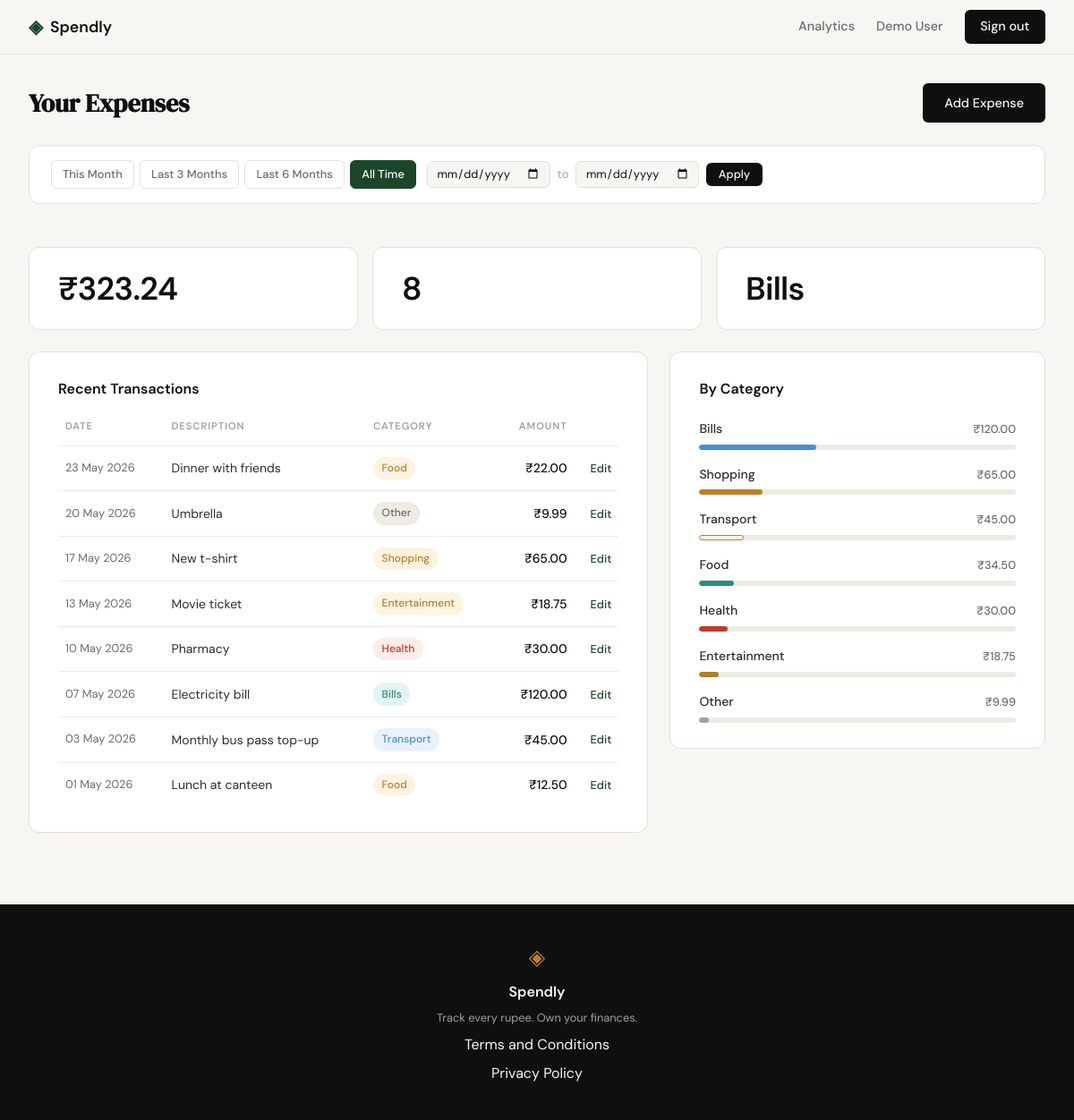
The page /profile (signed in) on the database as committed earlier.
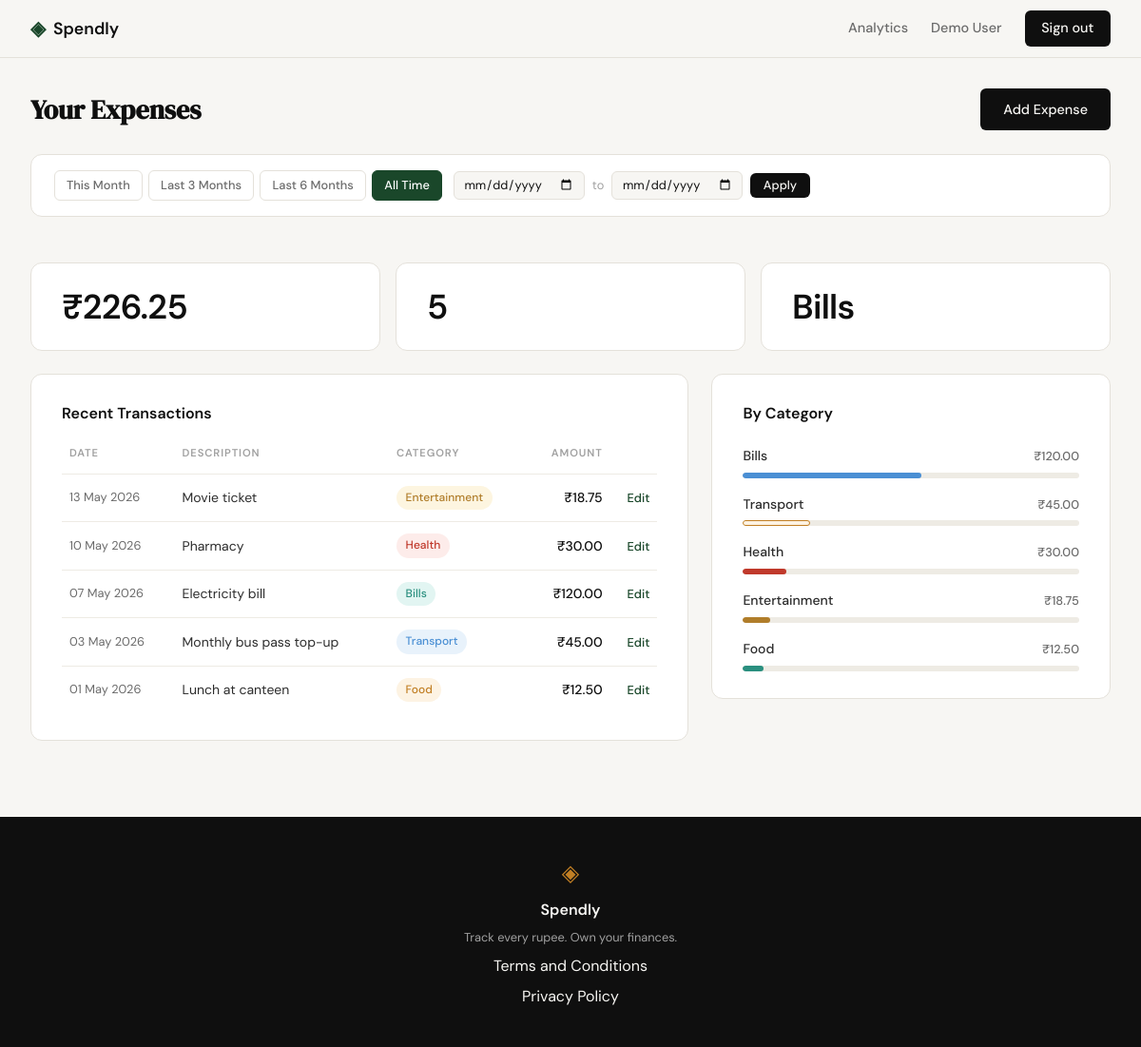
The same page on the database as committed later.
### tables this page shows
CREATE TABLE expenses (
            id          INTEGER PRIMARY KEY AUTOINCREMENT,
            user_id     INTEGER NOT NULL REFERENCES users(id),
            amount      REAL    NOT NULL,
            category    TEXT    NOT NULL,
            date        TEXT    NOT NULL,
            description TEXT,
            created_at  TEXT    DEFAULT (datetime('now'))
        );

### app.py (the view)
@app.route("/profile")
def profile():
    if not session.get("user_id"):
        return redirect(url_for("login"))
    user_id = session["user_id"]
    date_from = _parse_date(request.args.get("date_from", ""))
    date_to   = _parse_date(request.args.get("date_to",   ""))
    if date_from and date_to and date_from > date_to:
        flash("Start date must be before end date.", "error")
        date_from = date_to = None
    df_str = date_from.strftime("%Y-%m-%d") if date_from else None
    dt_str = date_to.strftime("%Y-%m-%d")   if date_to   else None
    today = date.today()
    preset_this_month = {
        "date_from": today.replace(day=1).strftime("%Y-%m-%d"),
        "date_to":   today.strftime("%Y-%m-%d"),
    }
    preset_last_3 = {
        "date_from": _months_ago(today, 3).strftime("%Y-%m-%d"),
        "date_to":   today.strftime("%Y-%m-%d"),
    }
    preset_last_6 = {
        "date_from": _months_ago(today, 6).strftime("%Y-%m-%d"),
        "date_to":   today.strftime("%Y-%m-%d"),
    }
    if df_str is None and dt_str is None:
        active_filter = "all"
    elif df_str == preset_this_month["date_from"] and dt_str == preset_this_month["date_to"]:
        active_filter = "this_month"
    elif df_str == preset_last_3["date_from"] and dt_str == preset_last_3["date_to"]:
        active_filter = "last_3"
    elif df_str == preset_last_6["date_from"] and dt_str == preset_last_6["date_to"]:
        active_filter = "last_6"
    else:
        active_filter = "custom"
    db_user = get_user_by_id(user_id)
    if db_user is None:
        abort(404)
    member_since = datetime.strptime(db_user["created_at"], "%Y-%m-%d %H:%M:%S").strftime("%d %b %Y")
    user = {
        "name": db_user["name"],
        "email": db_user["email"],
        "member_since": member_since,
    }
    transactions = [
        {
            "id":          row["id"],
            "date":        datetime.strptime(row["date"], "%Y-%m-%d").strftime("%d %b %Y"),
            "description": row["description"] or "",
            "category":    row["category"],
            "amount":      f"₹{row['amount']:,.2f}",
        }
        for row in get_expenses_by_user(user_id, date_from=df_str, date_to=dt_str)
    ]
    raw_stats = get_expense_stats(user_id, date_from=df_str, date_to=dt_str)
    stats = {
        "total_spent":       f"₹{raw_stats['total_spent']:,.2f}",
        "transaction_count": raw_stats["transaction_count"],
        "top_category":      raw_stats["top_category"],
    }
    raw_categories = get_category_breakdown(user_id, date_from=df_str, date_to=dt_str)
    grand_total = sum(row["total"] for row in raw_categories)
    categories = [
        {
            "name":       row["category"],
            "amount":     f"₹{row['total']:,.2f}",
            "percentage": round(row["total"] / grand_total * 100) if grand_total else 0,
        }
        for row in raw_categories
    ]
    return render_template(
        "profile.html",
        user=user,
        stats=stats,
        transactions=transactions,
        categories=categories,
        active_filter=active_filter,
        date_from=df_str or "",
        date_to=dt_str or "",
        preset_this_month=preset_this_month,
        preset_last_3=preset_last_3,
        preset_last_6=preset_last_6,
    )

### app.py (called while the page is built)
def _parse_date(value):
    if not value:
        return None
    try:
        return datetime.strptime(value, "%Y-%m-%d").date()
    except ValueError:
        return None

def _months_ago(today, n):
    m, y = today.month - n, today.year
    if m <= 0:
        m += 12
        y -= 1
    try:
        return date(y, m, today.day)
    except ValueError:
        return date(y, m, 1)

### database/db.py (called while the page is built)
def get_db():
    conn = sqlite3.connect(_DB_PATH)
    conn.row_factory = sqlite3.Row
    conn.execute("PRAGMA foreign_keys = ON")
    return conn

def get_user_by_id(user_id):
    conn = get_db()
    user = conn.execute(
        "SELECT id, name, email, created_at FROM users WHERE id = ?",
        (user_id,),
    ).fetchone()
    conn.close()
    return user

def _date_clause(date_from, date_to):
    if date_from and date_to:
        return " AND date BETWEEN ? AND ?", (date_from, date_to)
    return "", ()

def get_expenses_by_user(user_id, date_from=None, date_to=None):
    extra_sql, extra_params = _date_clause(date_from, date_to)
    conn = get_db()
    rows = conn.execute(
        "SELECT id, amount, category, date, description "
        "FROM expenses WHERE user_id = ?"
        + extra_sql +
        " ORDER BY date DESC",
        (user_id,) + extra_params,
    ).fetchall()
    conn.close()
    return rows

def get_expense_stats(user_id, date_from=None, date_to=None):
    extra_sql, extra_params = _date_clause(date_from, date_to)
    conn = get_db()
    agg = conn.execute(
        "SELECT SUM(amount) AS total, COUNT(*) AS cnt FROM expenses WHERE user_id = ?"
        + extra_sql,
        (user_id,) + extra_params,
    ).fetchone()
    top_row = conn.execute(
        "SELECT category, SUM(amount) AS cat_total "
        "FROM expenses WHERE user_id = ?"
        + extra_sql +
        " GROUP BY category ORDER BY cat_total DESC LIMIT 1",
        (user_id,) + extra_params,
    ).fetchone()
    conn.close()
    return {
        "total_spent":       agg["total"] if agg["total"] is not None else 0.0,
        "transaction_count": agg["cnt"]   if agg["cnt"]   is not None else 0,
        "top_category":      top_row["category"] if top_row else "—",
    }

### templates/profile.html (shortened to what this page needs)
{% extends "base.html" %}
{% block head %}
<link rel="stylesheet" href="{{ url_for('static', filename='css/profile.css') }}">
{% endblock %}
{% block content %}
<section class="profile-section">
    <div class="profile-inner">
        <div class="profile-header">
            <h1 class="profile-title">Your Expenses</h1>
            <a href="{{ url_for('add_expense') }}" class="btn-primary">Add Expense</a>
        </div>
        <div class="filter-bar">
            <div class="filter-presets">
                <a href="{{ url_for('profile', date_from=preset_this_month.date_from, date_to=preset_this_month.date_to) }}"
                   class="filter-preset{% if active_filter == 'this_month' %} filter-preset--active{% endif %}">This Month</a>
                <a href="{{ url_for('profile', date_from=preset_last_3.date_from, date_to=preset_last_3.date_to) }}"
                   class="filter-preset{% if active_filter == 'last_3' %} filter-preset--active{% endif %}">Last 3 Months</a>
                <a href="{{ url_for('profile', date_from=preset_last_6.date_from, date_to=preset_last_6.date_to) }}"
                   class="filter-preset{% if active_filter == 'last_6' %} filter-preset--active{% endif %}">Last 6 Months</a>
                <a href="{{ url_for('profile') }}"
                   class="filter-preset{% if active_filter == 'all' %} filter-preset--active{% endif %}">All Time</a>
            </div>
            <form method="GET" action="{{ url_for('profile') }}" class="filter-custom">
                <input type="date" name="date_from" value="{{ date_from }}" class="filter-date-input" aria-label="From date">
                <span class="filter-date-sep">to</span>
                <input type="date" name="date_to" value="{{ date_to }}" class="filter-date-input" aria-label="To date">
                <button type="submit" class="filter-apply-btn">Apply</button>
            </form>
        </div>
        <div class="profile-stats">
            <div class="profile-stat-card">
                <div class="profile-stat-value">{{ stats.total_spent }}</div>
            </div>
            <div class="profile-stat-card">
                <div class="profile-stat-value">{{ stats.transaction_count }}</div>
            </div>
            <div class="profile-stat-card">
                <div class="profile-stat-value">{{ stats.top_category }}</div>
            </div>
        </div>
        <div class="profile-main-grid">
            <div class="profile-card">
                <h2 class="profile-card-title">Recent Transactions</h2>
                <table class="txn-table">
                    <thead>
                        <tr>
                            <th class="txn-th">Date</th>
                            <th class="txn-th">Description</th>
                            <th class="txn-th">Category</th>
                            <th class="txn-th txn-th-right">Amount</th>
                            <th class="txn-th"></th>
                        </tr>
                    </thead>
                    <tbody>
                        {% if transactions %}
                            {% for txn in transactions %}
                            <tr class="txn-row">
                                <td class="txn-date">{{ txn.date }}</td>
                                <td class="txn-desc">{{ txn.description }}</td>
                                <td class="txn-cat">
                                    <span class="cat-badge cat-{{ txn.category | lower }}">
                                        {{ txn.category }}
                                    </span>
                                </td>
                                <td class="txn-amount">{{ txn.amount }}</td>
                                <td class="txn-actions">
                                    <a href="{{ url_for('edit_expense', id=txn.id) }}" class="txn-edit">Edit</a>
                                </td>
                            </tr>
                            {% endfor %}
                        {% else %}
                        <tr class="txn-row">
                            <td colspan="5" class="txn-empty-cell">No transactions found for this period.</td>
                        </tr>
                        {% endif %}
                    </tbody>
                </table>
            </div>
            <div class="profile-card">
                <h2 class="profile-card-title">By Category</h2>
                <div class="category-bars">
                    {% for cat in categories %}
                    <div class="cat-bar-row">
                        <div class="cat-bar-meta">
                            <span class="cat-bar-name">{{ cat.name }}</span>
                            <span class="cat-bar-amount">{{ cat.amount }}</span>
                        </div>
                        <div class="bar-track">
                            <div class="cat-bar-fill cat-bar-{{ cat.name | lower }}"
                                 style="width: {{ cat.percentage }}%"></div>
                        </div>
                    </div>
                    {% endfor %}
                </div>
            </div>
        </div>
    </div>
</section>
{% endblock %}

### templates/base.html (shortened to what this page needs)
<!DOCTYPE html>
<html lang="en">
<head>
    <link rel="stylesheet" href="{{ url_for('static', filename='css/style.css') }}">
    {% block head %}{% endblock %}
</head>
<body>
    <nav class="navbar">
        <div class="nav-inner">
            <a href="{{ url_for('landing') }}" class="nav-brand">
                <span class="brand-icon">◈</span>
                <span class="brand-name">Spendly</span>
            </a>
            <div class="nav-links">
                {% if session.get("user_id") %}
                    <a href="{{ url_for('analytics') }}"
                       class="{% if request.endpoint == 'analytics' %}active{% endif %}">Analytics</a>
                    <a href="{{ url_for('profile') }}" class="nav-user">Demo User</a>
                    <a href="{{ url_for('logout') }}" class="nav-cta">Sign out</a>
                {% else %}
                    <a href="{{ url_for('login') }}">Sign in</a>
                    <a href="{{ url_for('register') }}" class="nav-cta">Get started</a>
                {% endif %}
            </div>
        </div>
    </nav>
    <main class="main-content">
        {% block content %}{% endblock %}
    </main>
    <footer class="footer">
        <div class="footer-inner">
            <span class="brand-icon">◈</span>
            <span class="footer-name">Spendly</span>
            <p class="footer-copy">Track every rupee. Own your finances.</p>
            <p><a href="{{ url_for('terms') }}">Terms and Conditions</a></p>
            <p><a href="{{ url_for('privacy') }}">Privacy Policy</a></p>
        </div>
    </footer>
</body>
</html>

### static/css/style.css (style rules this page uses)
:root { --ink: #0f0f0f; --ink-soft: #2d2d2d; --ink-muted: #6b6b6b; --ink-faint: #a0a0a0; --paper: #f7f6f3; --paper-warm: #f0ede6; --paper-card: #ffffff; --accent: #1a472a; --accent-light: #e8f0eb; --accent-2: #c17f24; --accent-2-light: #fdf3e3; --danger: #c0392b; --danger-light: #fdecea; --border: #e4e1da; --border-soft: #eeebe4; --font-display: 'DM Serif Display', Georgia, serif; --font-body: 'DM Sans', system-ui, sans-serif; --max-width: 1200px; --auth-width: 440px; --radius-sm: 6px; --radius-md: 12px; --radius-lg: 20px; }
*, *::before, *::after { box-sizing: border-box; margin: 0; padding: 0; }
html { font-size: 16px; scroll-behavior: smooth; }
body { background: var(--paper); color: var(--ink); font-family: var(--font-body); font-size: 1rem; line-height: 1.6; -webkit-font-smoothing: antialiased; }
a { color: inherit; text-decoration: none; }
.navbar { position: sticky; top: 0; z-index: 100; background: var(--paper); border-bottom: 1px solid var(--border); padding: 0 2rem; }
.nav-inner { max-width: var(--max-width); margin: 0 auto; height: 60px; display: flex; align-items: center; justify-content: space-between; }
.nav-brand { display: flex; align-items: center; gap: 0.5rem; font-family: var(--font-body); font-weight: 600; font-size: 1.1rem; color: var(--ink); }
.brand-icon { color: var(--accent); font-size: 1.3rem; }
.brand-name { color: var(--ink); }
.nav-links { display: flex; align-items: center; gap: 1.5rem; font-size: 0.9rem; font-weight: 500; }
.nav-links a { color: var(--ink-muted); transition: color 0.2s; }
.nav-cta { background: var(--ink) !important; color: var(--paper) !important; padding: 0.45rem 1.1rem; border-radius: var(--radius-sm); transition: background 0.2s !important; }
.main-content { min-height: calc(100vh - 60px - 100px); }
.btn-primary { display: inline-block; background: var(--ink); color: var(--paper); padding: 0.65rem 1.5rem; border-radius: var(--radius-sm); font-family: var(--font-body); font-size: 0.9rem; font-weight: 500; cursor: pointer; border: none; transition: background 0.2s; text-decoration: none; }
.footer { background: var(--ink); color: var(--paper); padding: 2.5rem 2rem; text-align: center; }
.footer-inner { display: flex; flex-direction: column; align-items: center; gap: 0.4rem; }
.footer .brand-icon { color: var(--accent-2); font-size: 1.5rem; }
.footer-name { font-weight: 600; font-size: 1rem; }
.footer-copy { font-size: 0.8rem; color: var(--ink-faint); }

Rows that differ between the two databases and show on the page:
removed expenses: date "23 May 2026", description "Dinner with friends", category "Food", amount "₹22.00"
removed expenses: date "20 May 2026", description "Umbrella", category "Other", amount "₹9.99"
removed expenses: date "17 May 2026", description "New t-shirt", category "Shopping", amount "₹65.00"
Other text that changed with them:
{{ stats.total_spent }}: "₹323.24" → "₹226.25"
{{ stats.transaction_count }}: "8" → "5"
{{ cat.percentage }}: 37 → 53 (drawn)
{{ cat.percentage }}: 14 → 20 (drawn)
{{ cat.percentage }}: 9 → 13 (drawn)
{{ cat.percentage }}: 6 → 8 (drawn)
new list line: "Food ₹12.50"
list line gone: "Shopping ₹65.00"
list line gone: "Food ₹34.50"
list line gone: "Other ₹9.99"
